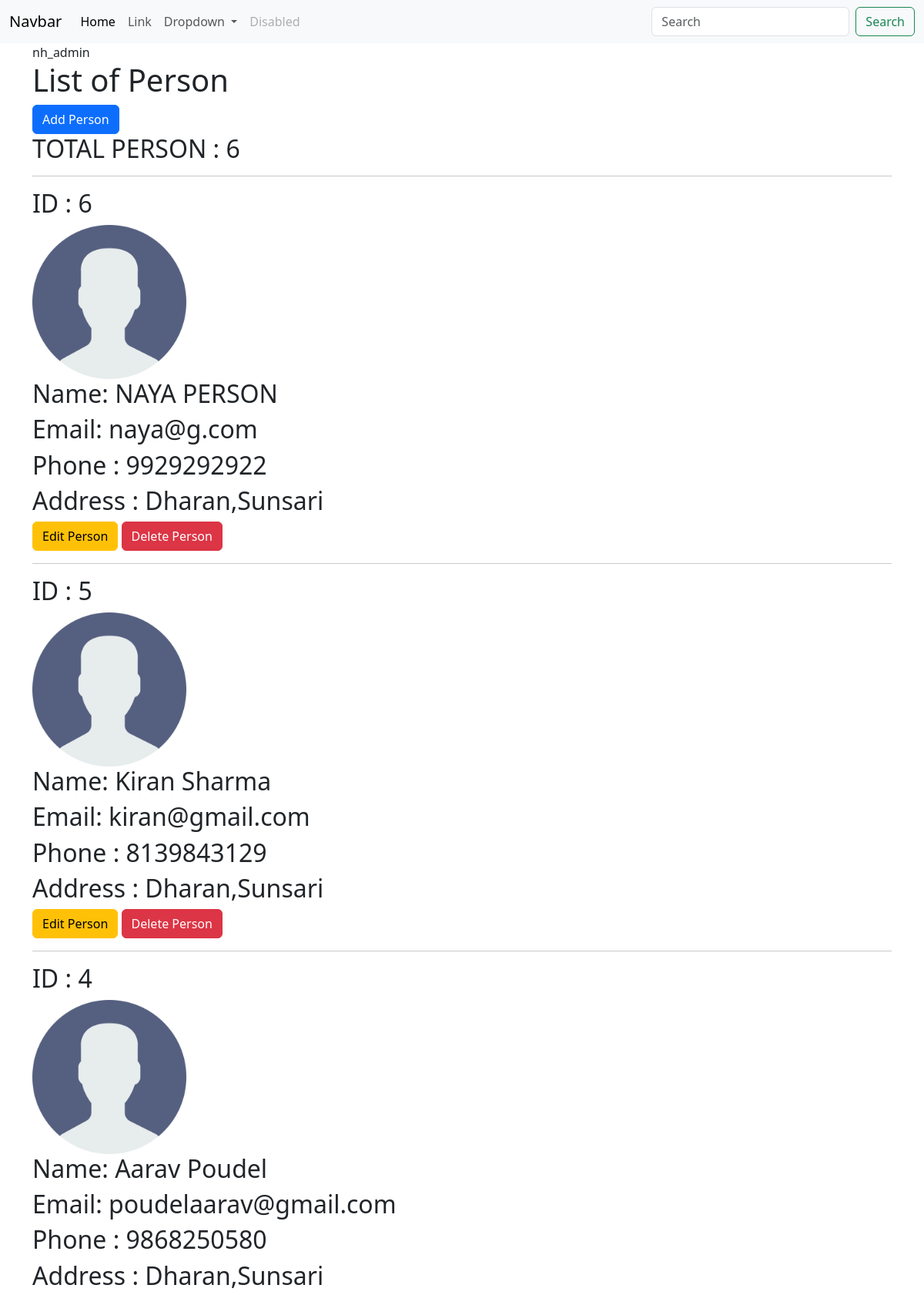
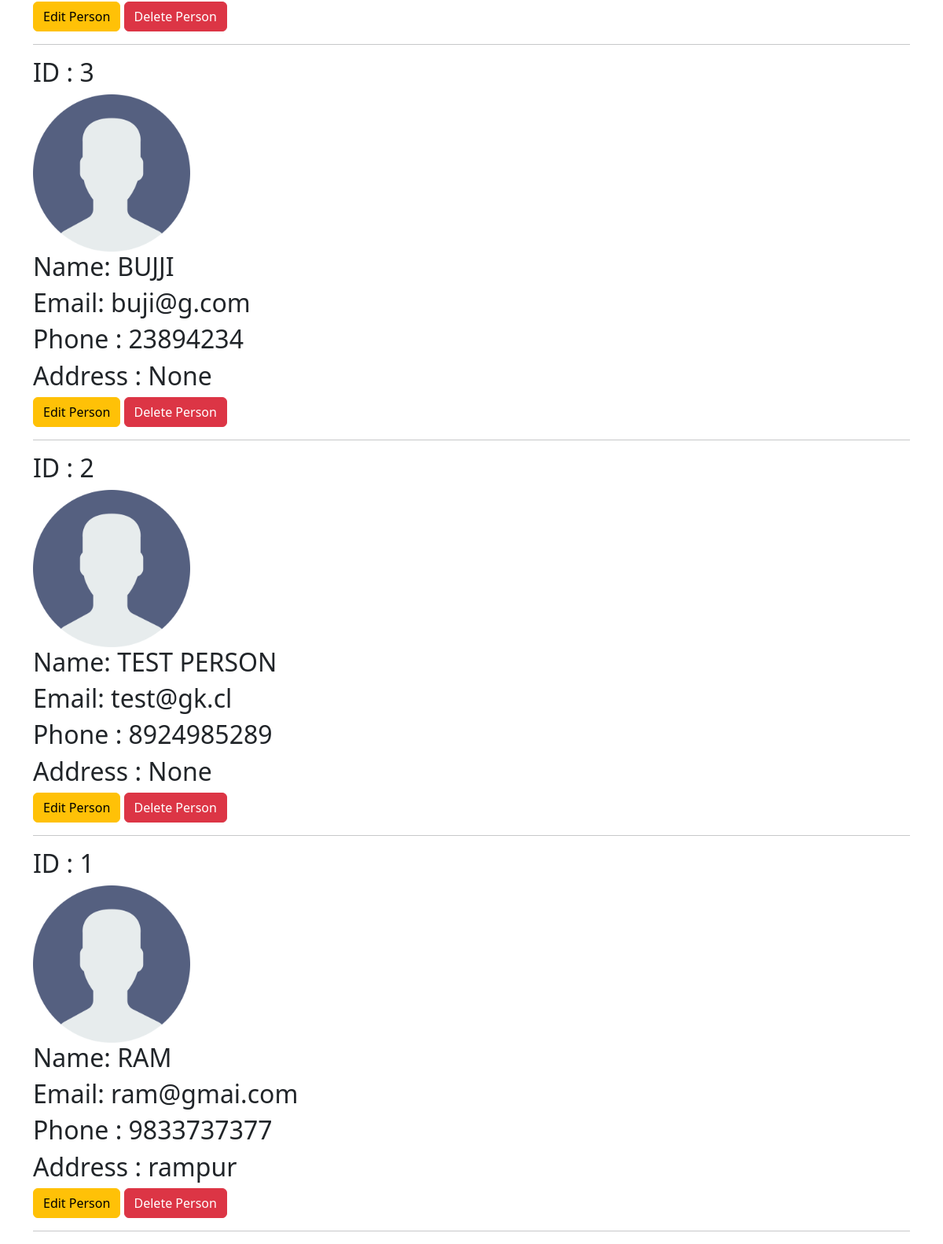
The app's page / (signed in), older data (2 pictures, top to bottom).
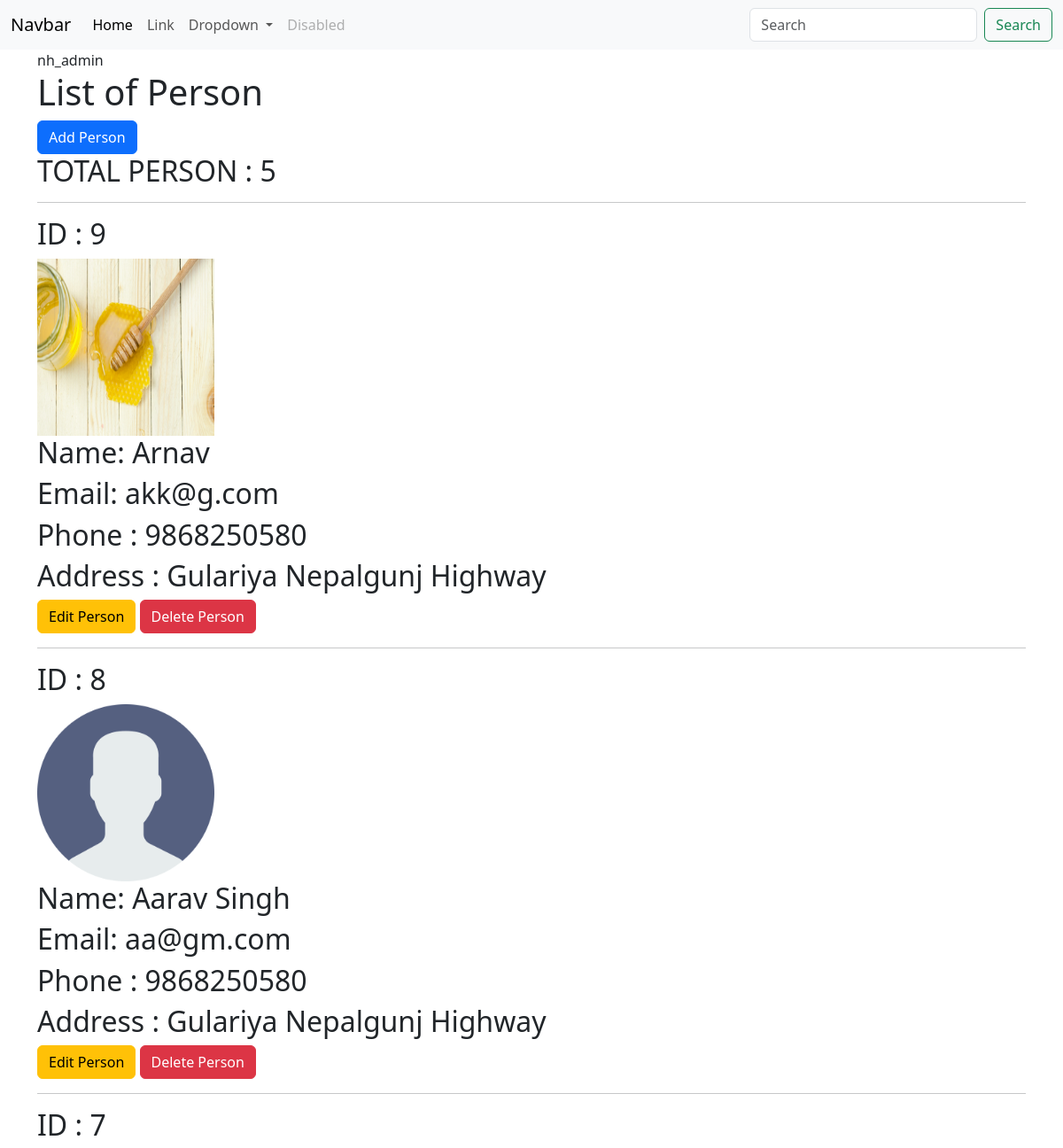
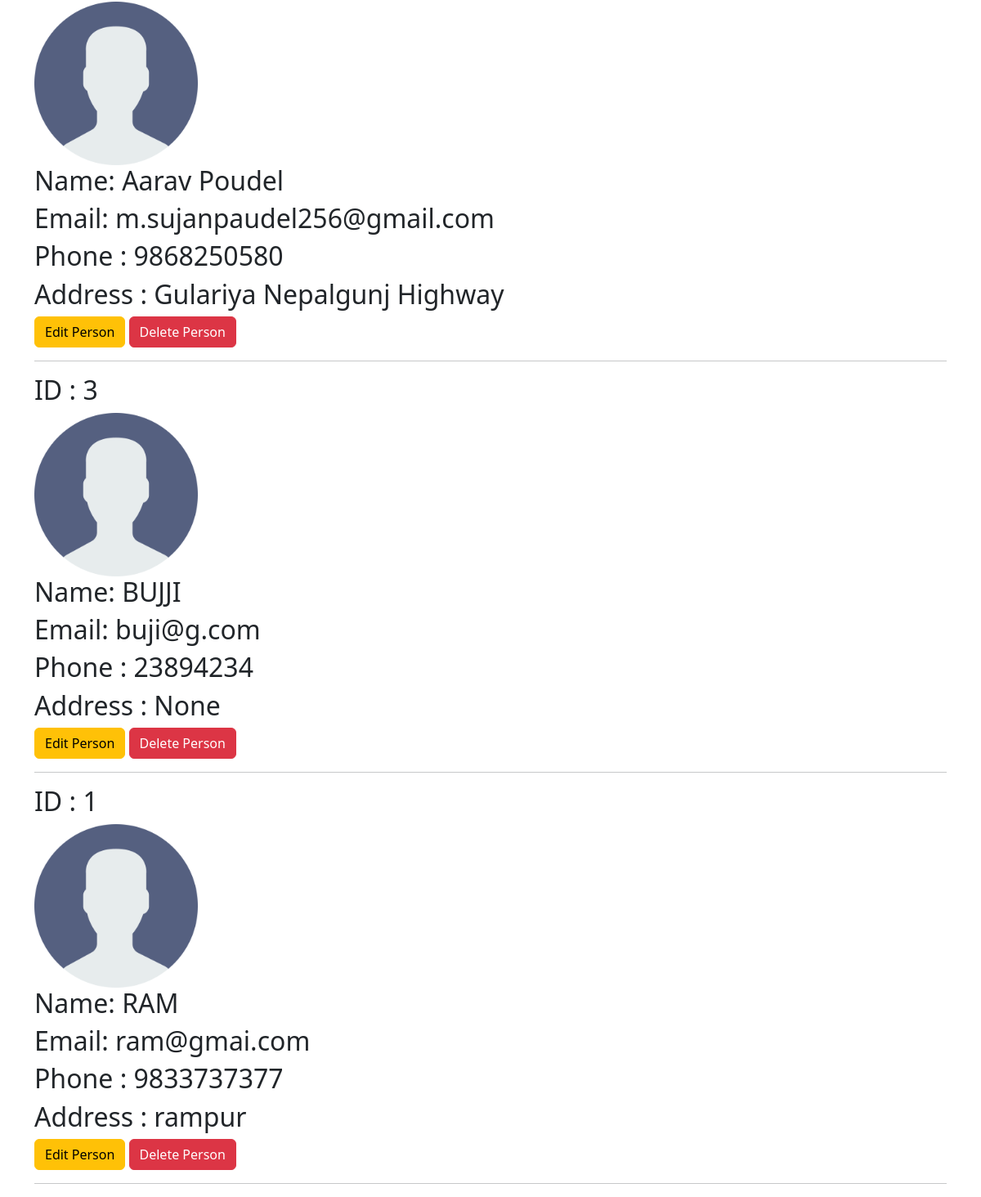
The same page, newer data (2 pictures, top to bottom).
### myapp/models.py (models this page shows)
class Person(models.Model):
    name = models.CharField(max_length=100)
    email = models.EmailField()
    phone = models.CharField(max_length=10)
    address = models.CharField(max_length=255,null=True,blank=True)
    photo = models.ImageField(null=True)
    def __str__(self):
        return f"{self.name} - {self.email}"

### mydjango/views.py (the view)
# urls.py: path('',index),
def index(request):
    if not  request.user.is_authenticated:
        return HttpResponse('You cannot access the page')
    query = request.GET.get('query')
    if query is not None and query != "":
        persons = Person.objects.filter(Q(name__icontains=query ) | Q(phone__icontains=query))
    else:
        persons = Person.objects.all().order_by('-id') # use - for descending order
    total_person = Person.objects.all().count()
    print(persons)
    for person in persons:
        print(person.name)
        print(person.phone)
        print(person.email)
    print("INDEX CALLED")
    data = random.randint(0,50)
    context ={
        'person_list':persons,
        'total_person':total_person
    }
    return render(request,'index.html',context)

### templates/index.html
{% extends 'base.html' %}
{% load static %}
{% block content %}
{{request.user}}
<h1>List of Person</h1>
<a  class="btn btn-primary" href="{% url 'createperson' %}">Add Person</a>
<br>
<h2>TOTAL PERSON : {{total_person}}</h2>
<hr>
{% for person in person_list %}
<h2>ID : {{person.id}}</h2>
{% if person.photo %}
<img height="200px" width="200px" src="{{person.photo.url}}" alt="{{person.name}}">
{% else %}
<img height="200px" width="200px" src="{% static 'images/user_icon.png' %}" alt="">
{% endif %}
<h2>Name: {{person.name}}</h2>
<h2>Email: {{person.email}}</h2>
<h2>Phone : {{person.phone}}</h2>
<h2>Address : {{person.address}}</h2>
<a class="btn btn-warning" href="{% url 'editperson' person.id %}">Edit Person</a>
<a class="btn btn-danger" href="{% url 'deleteperson' person.id %}">Delete Person</a>
<hr>
{% endfor %}
{% endblock content %}

### templates/base.html (shortened to what this page needs)
<!doctype html>
<html lang="en">
  <head>
    <link href="https://cdn.jsdelivr.net/npm/bootstrap@5.3.3/dist/css/bootstrap.min.css" rel="stylesheet">
  </head>
  <body>
    <nav class="navbar navbar-expand-lg bg-body-tertiary">
        <div class="container-fluid">
          <a class="navbar-brand" href="#">Navbar</a>
          <div class="collapse navbar-collapse" id="navbarSupportedContent">
            <ul class="navbar-nav me-auto mb-2 mb-lg-0">
              <li class="nav-item">
                <a class="nav-link active" aria-current="page" href="#">Home</a>
              </li>
              <li class="nav-item">
                <a class="nav-link" href="#">Link</a>
              </li>
              <li class="nav-item dropdown">
                <a class="nav-link dropdown-toggle" href="#" role="button" data-bs-toggle="dropdown" aria-expanded="false">
                  Dropdown
                </a>
              </li>
              <li class="nav-item">
                <a class="nav-link disabled" aria-disabled="true">Disabled</a>
              </li>
            </ul>
            <form class="d-flex" role="search">
              <input class="form-control me-2" name="query" type="search" placeholder="Search" aria-label="Search">
              <button class="btn btn-outline-success" type="submit">Search</button>
            </form>
          </div>
        </div>
      </nav>
    <div class="container">
        {% block content %}
        {% endblock content %}
    </div>
  </body>
</html>

Row changes from the older to the newer data that the page shows:
removed Person: id "6", name "NAYA PERSON", email "naya@g.com", phone "9929292922", address "Dharan,Sunsari"
removed Person: id "5", name "Kiran Sharma", email "kiran@gmail.com", phone "8139843129", address "Dharan,Sunsari"
removed Person: id "4", name "Aarav Poudel", email "poudelaarav@gmail.com", phone "9868250580", address "Dharan,Sunsari"
removed Person: id "2", name "TEST PERSON", email "test@gk.cl", phone "8924985289", address "None"
added Person: id "9", photo (picture), name "Arnav", email "akk@g.com", phone "9868250580", address "Gulariya Nepalgunj Highway"
added Person: id "8", name "Aarav Singh", email "aa@gm.com", phone "9868250580", address "Gulariya Nepalgunj Highway"
added Person: id "7", name "Aarav Poudel", email "m.sujanpaudel256@gmail.com", phone "9868250580", address "Gulariya Nepalgunj Highway"
Text that changed along with them:
{{ total_person }}: "6" → "5"
